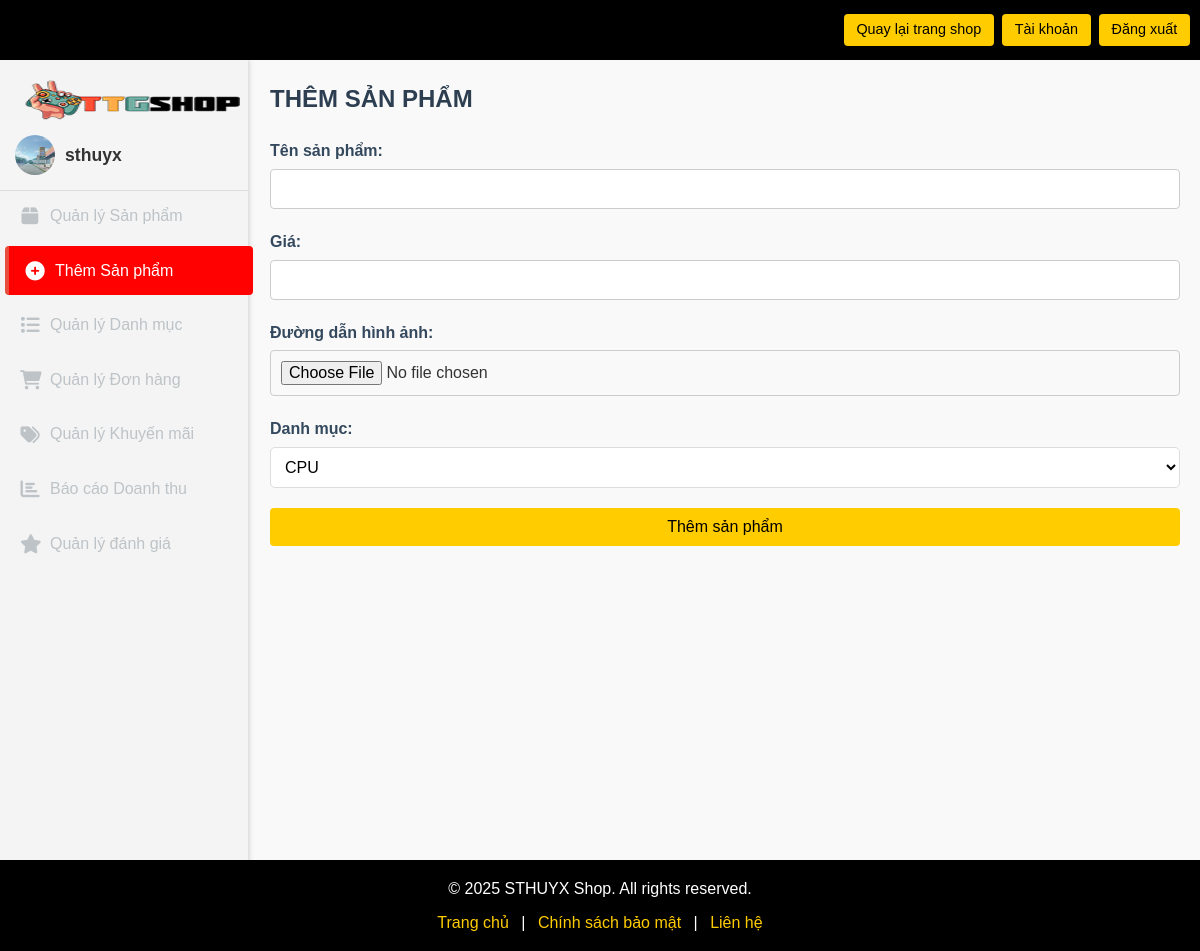
Screenshot of /admin/add_product.php (signed in) with the database file from the repository.
### tables this page shows
CREATE TABLE `users` (
  `id` int(11) NOT NULL,
  `username` varchar(255) NOT NULL,
  `email` varchar(255) NOT NULL,
  `full_name` varchar(100) DEFAULT NULL,
  `address` varchar(255) DEFAULT NULL,
  `phone` varchar(15) DEFAULT NULL,
  `password` varchar(255) NOT NULL,
  `is_admin` tinyint(1) DEFAULT 0,
  `created_at` timestamp NOT NULL DEFAULT current_timestamp(),
  `sthuyx` tinyint(1) DEFAULT 0,
  `avatar` varchar(255) DEFAULT NULL
);

### admin/add_product.php (called while the page is built, shortened)
<?php
include 'check_admin.php';
$user_id = $_SESSION['user_id'];
$stmt = $conn->prepare("SELECT username, avatar FROM users WHERE id = ?");
$stmt->bind_param("i", $user_id);
$stmt->execute();
$result = $stmt->get_result();
$user = $result->fetch_assoc();
$avatar = $user['avatar'] ? "../uploads/avatars/{$user['avatar']}" : "../images/default_avatar.png";
$username = $user['username'] ?? 'Người dùng';
$categories = $conn->query("SELECT * FROM categories");
include 'html/add_product_view.php';
?>

### admin/html/add_product_view.php (the view, shortened to what this page needs)
<?php include 'header_footer/header.php';?>
<!DOCTYPE html>
<html lang="vi">
<head>
    <link rel="stylesheet" href="../admin/css/admin.css">
    <link rel="stylesheet" href="../admin/css/style.css">
</head>
<body>
    <div class="admin-wrapper">
        <div class="admin-sidebar">
        <div class="logo">
                <a href="index.php">
                    <img src="../images/logo.png" alt="STHUYX Shop Logo" width="150">
                </a>
            </div>
            <ul class="sidebar-menu">
            <div class="user-profile">
                <img src="<?php echo htmlspecialchars($avatar); ?>" alt="Avatar" class="user-avatar">
                <span class="username"><?php echo htmlspecialchars($username); ?></span>
            </div>
            <li><a href="manage_products.php"><i class="fas fa-box"></i> Quản lý Sản phẩm</a></li>
            <li><a href="add_product.php" class="active"><i class="fas fa-plus-circle"></i> Thêm Sản phẩm</a></li>
            <li><a href="manage_categories.php"><i class="fas fa-list"></i> Quản lý Danh mục</a></li>
            <li><a href="manage_orders.php"><i class="fas fa-shopping-cart"></i> Quản lý Đơn hàng</a></li>
            <li><a href="manage_promotions.php"><i class="fas fa-tags"></i> Quản lý Khuyến mãi</a></li>
            <li><a href="report_sales.php"><i class="fas fa-chart-bar"></i> Báo cáo Doanh thu</a></li>
            <li><a href="manage_reviews.php"><i class="fas fa-star"></i> Quản lý đánh giá</a></li>
            </ul>
        </div>
        <div class="admin-content">
            <div class="content-header">
                <h2>THÊM SẢN PHẨM</h2>
            </div>
            <div class="admin-section">
                <form method="POST" action="">
                    <div class="form-group">
                        <label for="name">Tên sản phẩm:</label>
                        <input type="text" id="name" name="name" required>
                    </div>
                    <div class="form-group">
                        <label for="price">Giá:</label>
                        <input type="number" id="price" name="price" required>
                    </div>
                    <div class="form-group">
                        <label for="image">Đường dẫn hình ảnh:</label>
                        <input type="file" id="image" name="image" required>
                    </div>
                    <div class="form-group">
                        <label for="category_id">Danh mục:</label>
                        <select id="category_id" name="category_id" required>
                            <?php while ($category = $categories->fetch_assoc()): ?>
                                <option value="<?php echo $category['id']; ?>"><?php echo htmlspecialchars($category['name']); ?></option>
                            <?php endwhile; ?>
                        </select>
                    </div>
                    <button type="submit">Thêm sản phẩm</button>
                </form>
            </div>
        </div>
    </div>
    <?php include '../templates/footer.php'; ?>
</body>
</html>

### admin/css/style.css (style rules this page uses)
* { margin: 0; padding: 0; box-sizing: border-box; font-family: Arial, sans-serif; }
body { background-color: #f4f4f4; color: #333; line-height: 1.6; }
.logo img { vertical-align: middle; max-height: 40px; margin-right: 0.5rem; width: 240px; }
.form-group { margin-bottom: 15px; }
.form-group label { display: block; margin-bottom: 5px; color: #333; }
.form-group input { width: 100%; padding: 10px; border: 1px solid #ccc; border-radius: 4px; transition: border-color 0.3s; }
button { width: 100%; padding: 10px; background-color: #ffcc00; color: #000; border: none; border-radius: 4px; cursor: pointer; transition: background-color 0.3s; }
.form-group { margin-bottom: 20px; text-align: left; }
.form-group label { display: block; margin-bottom: 5px; color: #34495e; font-weight: 600; }
.form-group select { width: 100%; padding: 10px; border: 1px solid #ddd; border-radius: 5px; font-size: 1rem; background-color: #fff; }

### admin/css/admin.css (style rules this page uses)
* { margin: 0; padding: 0; box-sizing: border-box; }
body { font-family: Arial, sans-serif; line-height: 1.6; background-color: #f4f4f4; }
.admin-wrapper { display: flex; min-height: 100vh; }
.admin-sidebar { color: #fff; padding: 20px 0; position: fixed; left: 0; height: 100%; box-shadow: 2px 0 5px rgba(0, 0, 0, 0.1); transition: width 0.3s ease; z-index: 900; }
.sidebar-menu { list-style: none; }
.sidebar-menu li { margin-bottom: 5px; }
.sidebar-menu li a { color: #bdc3c7; text-decoration: none; font-size: 1rem; display: flex; align-items: center; padding: 12px 20px; transition: all 0.3s ease; border-radius: 4px; }
.sidebar-menu li a i { margin-right: 10px; font-size: 1.2rem; width: 20px; text-align: center; }
.sidebar-menu li a:hover, .sidebar-menu li a.active { color: #fff; background-color: #ff0101; border-left: 4px solid #e74c3c; padding-left: 16px; transform: translateX(5px); }
.admin-content { margin-left: 250px; flex-grow: 1; padding: 20px; background-color: #f9f9f9; min-height: calc(100vh - 60px); }
.content-header h2 { font-size: 1.5rem; color: #2c3e50; margin-bottom: 20px; }
.form-group { margin-bottom: 15px; }
.form-group label { display: block; margin-bottom: 5px; color: #333; font-weight: 500; }
.form-group input, .form-group select { width: 100%; padding: 10px; border: 1px solid #ccc; border-radius: 4px; font-size: 1rem; transition: border-color 0.3s ease; }
button { width: 100%; padding: 10px; background-color: #ff4500; color: #fff; border: none; border-radius: 4px; cursor: pointer; font-size: 1rem; transition: background-color 0.3s ease; }
.form-group label { display: block; font-weight: bold; margin-bottom: 5px; }
.form-group input, .form-group select { width: 100%; padding: 8px; border: 1px solid #ddd; border-radius: 4px; font-size: 1rem; }
.user-profile { display: flex; align-items: center; padding: 15px; border-bottom: 1px solid #ddd; background-color: #f5f5f5; }
.user-avatar { width: 40px; height: 40px; border-radius: 50%; margin-right: 10px; object-fit: cover; }
.username { font-size: 1.1rem; font-weight: bold; color: #333; }

### rows the page displays
users: avatar (picture), username "sthuyx"

### other values shown
form field category_id "CPU"
